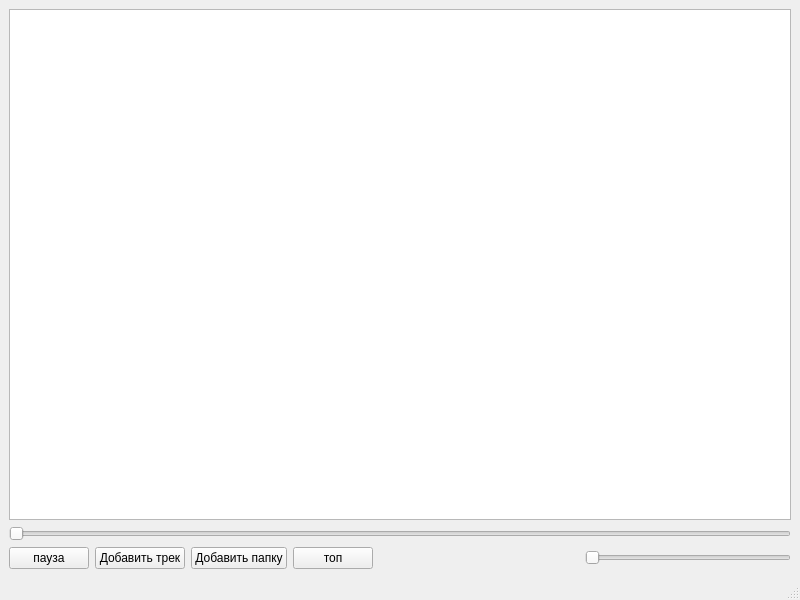
<?xml version="1.0" encoding="UTF-8"?>
<ui version="4.0">
 <class>MainWindow</class>
 <widget class="QMainWindow" name="MainWindow">
  <property name="geometry">
   <rect>
    <x>0</x>
    <y>0</y>
    <width>800</width>
    <height>600</height>
   </rect>
  </property>
  <property name="windowTitle">
   <string>Музыкальный плеер</string>
  </property>
  <widget class="QWidget" name="centralWidget">
   <layout class="QVBoxLayout" name="verticalLayout">
    <item>
     <widget class="QListView" name="playlist_widget"/>
    </item>
    <item>
     <widget class="QSlider" name="progress_slider">
      <property name="orientation">
       <enum>Qt::Horizontal</enum>
      </property>
     </widget>
    </item>
    <item>
     <layout class="QHBoxLayout" name="horizontalLayout">
      <item>
       <widget class="QPushButton" name="stop_play_button">
        <property name="text">
         <string>пауза</string>
        </property>
       </widget>
      </item>
      <item>
       <widget class="QPushButton" name="dialog_button">
        <property name="text">
         <string>Добавить трек</string>
        </property>
       </widget>
      </item>
      <item>
       <widget class="QPushButton" name="append_playlist_button">
        <property name="text">
         <string>Добавить папку</string>
        </property>
       </widget>
      </item>
      <item>
       <widget class="QPushButton" name="top_user_button">
        <property name="text">
         <string>топ</string>
        </property>
       </widget>
      </item>
      <item>
       <spacer name="horizontalSpacer">
        <property name="orientation">
         <enum>Qt::Horizontal</enum>
        </property>
        <property name="sizeHint" stdset="0">
         <size>
          <width>40</width>
          <height>20</height>
         </size>
        </property>
       </spacer>
      </item>
      <item>
       <widget class="QSlider" name="volume_slider">
        <property name="orientation">
         <enum>Qt::Horizontal</enum>
        </property>
       </widget>
      </item>
     </layout>
    </item>
   </layout>
  </widget>
  <widget class="QMenuBar" name="menubar">
   <property name="geometry">
    <rect>
     <x>0</x>
     <y>0</y>
     <width>800</width>
     <height>21</height>
    </rect>
   </property>
  </widget>
  <widget class="QStatusBar" name="statusbar"/>
 </widget>
 <resources/>
 <connections/>
</ui>
